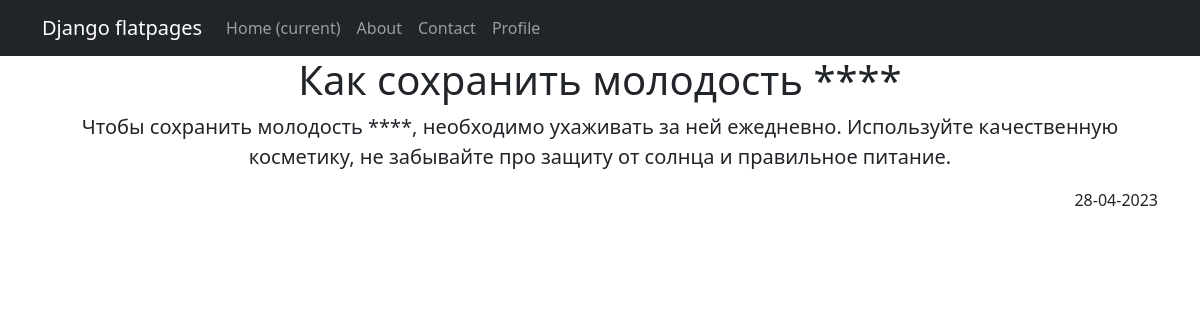
Screenshot of /news/1 with the database file from the repository.
### newsportal/models.py (models this page shows, shortened)
class Post(models.Model):
    author = models.ForeignKey('Author', on_delete=models.RESTRICT)
    post_type = models.CharField(max_length=2, choices=POST)
    post_data = models.DateTimeField(auto_now_add=True)
    head_text = models.CharField(max_length=100)
    text = models.TextField(max_length=1500, default='Lorem Ipsum')
    rating = models.SmallIntegerField(default=0)
    post_cat = models.ManyToManyField(Category, through='PostCategory')

### newsportal/views.py (the view)
# urls.py: path('<int:pk>', PostDetail.as_view()),
class PostDetail(DetailView):
    model = Post
    template_name = 'post.html'
    context_object_name = 'post'

### newsportal/templatetags/custom_filters.py (called while the page is built)
@register.filter
def censor(value):
    bad_words = ['Samsung', 'выгодно', 'кожи']
    for bw in bad_words:
        value = value.replace(bw, '*' * len(bw))
    return value

### templates/post.html
{% extends 'flatpages/default.html' %}
{% load custom_filters %}
{% block content %}
<h1>{{ post.head_text|censor }}</h1>
<div align=center width=70%>
    <p style="font-size: 20px">{{ post.text|censor }}<p>
</div>
<div align=right width=70% >
    {{ post.post_data | date:"d-m-Y" }}
</div>
{% endblock content %}

### rows the page displays
Post: head_text|censor "Как сохранить молодость ****", text|censor "Чтобы сохранить молодость ****, необходимо ухаживать за ней ежедневно. Используйте качественную косметику, не забывайте про защиту от солнца и правильное питание.", post_data "28-04-2023"
